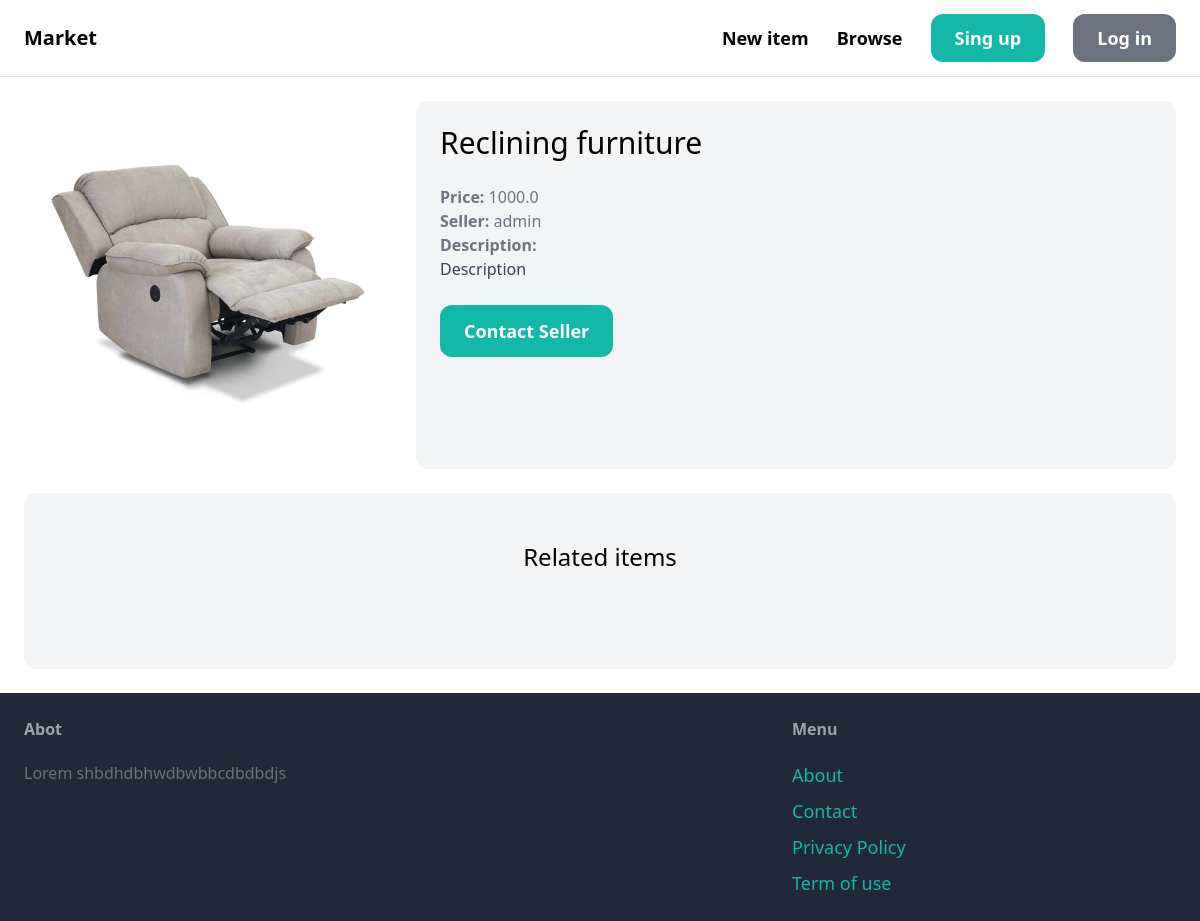
Screenshot of /items/3/ with the database file from the repository.
### item/models.py (models this page shows, shortened)
class Item(models.Model):
    category = models.ForeignKey(Category, related_name='items', on_delete=models.CASCADE)
    name = models.CharField(max_length=255)
    description = models.TextField(blank=True, null=True)
    price = models.FloatField()
    image = models.ImageField(upload_to='item_images', blank=True, null=True)
    is_sold = models.BooleanField(default=False)
    created_by = models.ForeignKey(User, related_name= 'Items', on_delete=models.CASCADE)
    created_at = models.DateTimeField(auto_now_add=True)

### item/views.py (the view)
# urls.py: path('<int:pk>/', views.detail, name='detail'),
def detail(request, pk):
    item = get_object_or_404(Item, pk=pk)
    related_items = Item.objects.filter(category=item.category, is_sold=False).exclude(pk=pk)[0:3]
    return render(request, 'item/detail.html', {
        'item': item,
        'related_items': related_items,
    })

### item/templates/item/detail.html (shortened to what this page needs)
{% extends 'core/base.html' %}
{% block content %}
<div class="grid grid-cols-3  gap-6">
    <div class="col-apan-3">
        <img src="{{ item.image.url }}" class="rounded-xl">
    </div>
    <div class="col-span-2 p-6 bg-gray-100 rounded-xl">
        <h1 class="mb-6 text-3xl">{{ item.name }}</h1>
        <p class="text-gray-500"><strong>Price: </strong>{{ item.price }}</p>
        <p class="text-gray-500"><strong>Seller: </strong>{{ item.created_by.username }}</p>
        {% if item.description %}
            <p class="text-gray-700">
                <strong class="text-gray-500">Description: </strong><br>
                {{ item.description}}
            </p>
        {% endif %}
        <a href="#" class="inline-block mt-6 px-6 py-3 text-lg font-semibold bg-teal-500 text-white rounded-xl hover:bg-teal-700">Contact Seller</a>
    </div>
</div>
<div class="mt-6 px-6 py-12 bg-gray-100 rounded-xl">
    <h2 class="mb-12 text-2xl text-center">Related items</h2>
</div>
{% endblock %}

### rows the page displays
Item: image (picture), name "Reclining furniture", price "1000.0", created_by.username "admin", description "Description"
